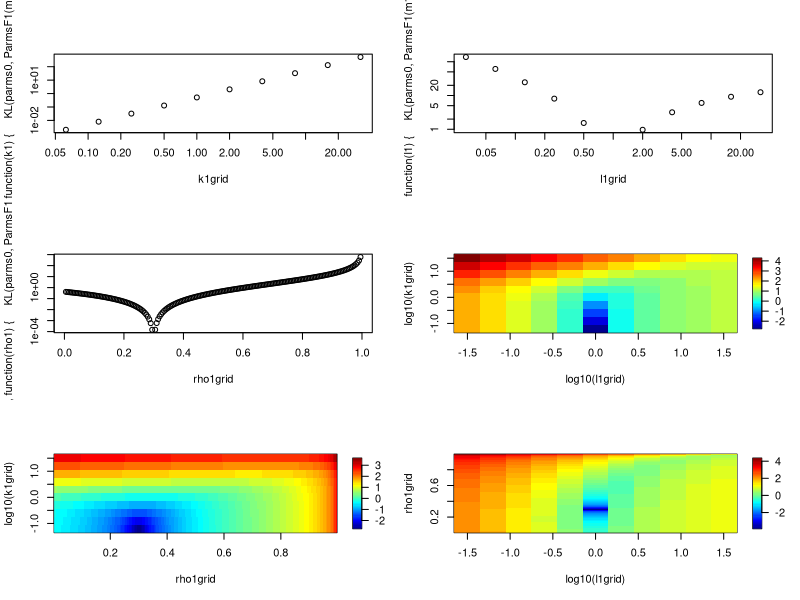

Write the R code that produced this figure. (Note: this script raises an error after producing the figure.)
# KL divergence btw F0 and F1

rm(list=ls())
library(nlme); library(flexmix); library(fields)

# Functions
KL <- function(parms1, parms2){
  invSigma2 <- solve(parms2$Sigma)
  0.5*(log(det(parms2$Sigma)/det(parms1$Sigma)) - d + sum(diag(invSigma2%*%parms1$Sigma)) +
         t(parms2$mu-parms1$mu)%*%invSigma2%*%(parms2$mu-parms1$mu))[1, 1]
}

# Contamination parms: F1
ParmsF1 <- function(m1, k1, l1, rho1){
  d <- length(m1)
  mu1 <- k1*m1
  sigmaSq1 <- l1*sigmaSq0
  Sigma1 <- diag(sqrt(sigmaSq1)) %*% toeplitz(rho1^(0:(d-1))) %*% diag(sqrt(sigmaSq1))
  return(list(mu1=mu1, Sigma1=Sigma1))
}


# Dims
d <- 10

# Null parms: F0
mu0 <- rep(0, d)
sigmaSq0 <- (1:d); sigmaSq0 <- sigmaSq0 / mean(sigmaSq0)
rho0 <- 0.3
Sigma0 <- diag(sqrt(sigmaSq0)) %*% toeplitz(rho0^(0:(d-1))) %*% diag(sqrt(sigmaSq0))
parms0 <- list(mu=mu0, Sigma=Sigma0)

# # Null (null) parms: F0
# mu0 <- rep(0, d)
# sigmaSq0 <- rep(1, d)
# rho0 <- 0
# Sigma0 <- diag(sqrt(sigmaSq0)) %*% toeplitz(rho0^(0:(d-1))) %*% diag(sqrt(sigmaSq0))
# parms0 <- list(mu=mu0, Sigma=Sigma0)

# Contamination
m1 <- rep(1/sqrt(d), d)
KL(parms1=parms0, parms2=ParmsF1(m1, 1, 1, 0.5))

par(mfrow=c(3, 2))
k1grid <- 2^(-4:5); 
plot(k1grid, sapply(k1grid, function(k1){KL(parms0, ParmsF1(m1, k1, 1, rho0))}), log='xy')
l1grid <- 2^(-5:5); 
plot(l1grid, sapply(l1grid, function(l1){KL(parms0, ParmsF1(m1, 0, l1, rho0))}), log='xy')
rho1grid <- seq(0.005, 0.995, by=0.005); 
plot(rho1grid, sapply(rho1grid, function(rho1){KL(parms0, ParmsF1(m1, 0, 1, rho1))}), log='y')

KLk1l1 <- sapply(k1grid, function(k1){sapply(l1grid, function(l1){KL(parms0, ParmsF1(m1, k1, l1, rho0))})})
image.plot(log10(l1grid), log10(k1grid), log10(KLk1l1))
KLk1rho1 <- sapply(k1grid, function(k1){sapply(rho1grid, function(rho1){KL(parms0, ParmsF1(m1, k1, 1, rho1))})})
image.plot(rho1grid, log10(k1grid), log10(KLk1rho1))
KLrho1l1 <- sapply(rho1grid, function(rho1){sapply(l1grid, function(l1){KL(parms0, ParmsF1(m1, 0, l1, rho1))})})
KLrho1l1[KLrho1l1==0] <- NA
image.plot(log10(l1grid), rho1grid, log10(KLrho1l1))


##########################
#Tests effets sur norme de Frobenius variation k
#############################

contamin_rate = seq(0,40,5)

methodes = c("streaming","online")

erreurNormeFrobenius = array(0, dim = c(length(contamin_rate), length(methodes),length(k1grid)))
faux_positifs = array(0, dim = c(length(contamin_rate), length(methodes),length(k1grid)))
faux_negatifs = array(0, dim = c(length(contamin_rate), length(methodes),length(k1grid)))

for (i in seq_along(k1grid))
{
for (j in seq_along(contamin_rate))
{
  
  r = contamin_rate[j]
  print(paste("r ", r))
  print(paste("k ",k))
  k = k1grid[i]

    data <- genererEchantillon(n,d,mu1,mu2 = k*mu1,p1 = 1- r/100,r/100,Sigma1,Sigma2,contamin = "moyenne",cluster = FALSE)
  Z = data$Z
  compt = 1
for (m in methodes)  
{
  
  if(m == "online"){
    print (m)
    resultats = StreamingOutlierDetection(Z,batch = 1)
  Sigma = resultats$Sigma[nrow(Z),,]
  outliers = resultats$outlier_labels
  }
  if(m == "streaming"){
    print (m)
    resultats = StreamingOutlierDetection(Z,batch = ncol(Z))
    Sigma = resultats$Sigma[nrow(Z),,]
    outliers = resultats$outlier_labels
  }
  
  
  print(paste("i = ",i))
  print(paste("compt = ",compt))
  print(paste("j = ",j))
  #print("m = ",m)
  erreurNormeFrobenius[j,compt,i] = norm(Sigma - Sigma1,"F")  
  
  
  
  tc <- table(data$labelsVrais[1:(nrow(Z))], as.numeric(outliers)[1:(nrow(Z))])
  if ("0" %in% rownames(tc)){
  if((tc["0","0"] + tc["0","1"]) != 0)
  {faux_positifs[j,compt,i]   <-(tc["0", "1"]/(tc["0", "1"] + tc["0", "0"]))*100}
  }
  if ("1" %in% rownames(tc)){
  if((tc["1","0"] + tc["1","1"]) != 0)
  {faux_negatifs[j,compt,i]   <-(tc["1", "1"]/(tc["1", "1"] + tc["1", "0"]))*100}}
  compt = compt + 1
} 
  
}

}
